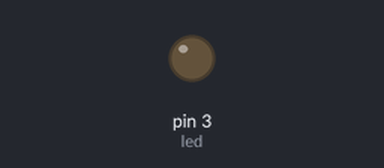
Simulated run of this program. Board: Arduino Uno, built with avr-gcc and run on an emulated ATmega328P. Parts: output pins drawn as LEDs (lit = HIGH).

Above: at 1.3 s.
At 3.5 s:
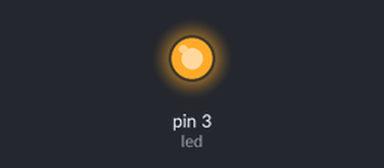
Timing chart, 0 to 7.8 s (numbered marks = the images above):
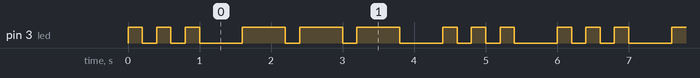

Measured:
- by itself, pin 3 (led): repeats every 6.0 s: 2 × (LOW 0.20 s, HIGH 0.20 s), LOW 0.60 s, 2 × (HIGH 0.60 s, LOW 0.20 s), HIGH 0.60 s, LOW 0.60 s, 2 × (HIGH 0.20 s, LOW 0.20 s), HIGH 0.20 s, LOW 0.60 s, HIGH 0.20 s
- by itself, everything shown: repeats every 6.0 s, in 18 steps

The program:

main.cpp
```cpp
#include <Arduino.h>
#define DELAY 200


void sendMorse(char word[]);


const int led{3};
const char *letras[] = {
    ".-",   // A
    "-...", // B
    "-.-.", // C
    "-..",  // D
    ".",    // E
    "..-.", // F
    "--.",  // G
    "....", // H
    "..",   // I
    ".---", // J
    "-.-",  // K
    ".-..", // L
    "--",   // M
    "-.",   // N
    "---",  // O
    ".--.", // P
    "--.-", // Q
    ".-.",  // R
    "...",  // S
    "-",    // T
    "..-",  // U
    "...-", // V
    ".--",  // W
    "-..-", // X
    "-.--", // Y
    "--.."  // Z
};


void setup()
{
  pinMode(led, OUTPUT);
}

void loop()
{
  sendMorse("sos");
}

void sendMorse(char word[])
{
  for (int i = 0; i < strlen(word); i++)
  {
    char c = tolower(word[i]);
    if (c >= 'a' && c <= 'z')
    {
      const char *morse = letras[c - 'a'];
      for (int i = 0; morse[i] != '\0'; i++)
      {
        if (morse[i] == '.')
        {
          digitalWrite(led, HIGH);
          delay(DELAY);
        }
        else if (morse[i] == '-')
        {
          digitalWrite(led, HIGH);
          delay(DELAY * 3);
        }
        digitalWrite(led, LOW);
        delay(DELAY); // pausa entre sinais
      }
      delay(DELAY * 2); // pausa entre letras
    }
  }
}
```
